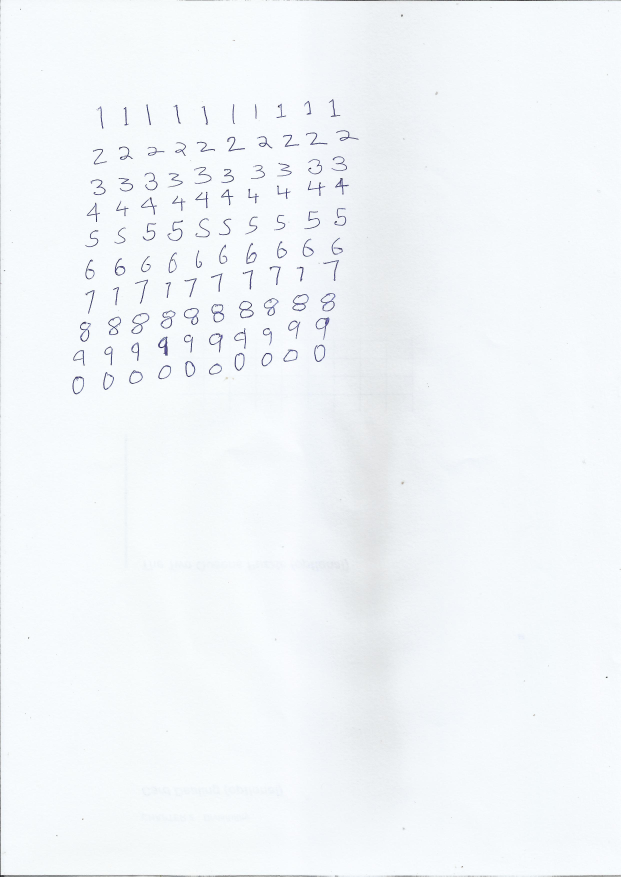
#> input picture custom_train_digits.jpg, 2481 x 3507 px (shown at 1/4 size)
$ python NEW_digit_recog.py   (older library calls are emulated)
#> lines starting #> are read from the running program, lines starting #| are printed output that depends on the picture; after the words box and inside, x2 and y2 are one past the last pixel; in counts of white or black regions, pixels touching at a corner belong together; long printed decimals are rounded
### needed.py
from PIL import Image
from numpy import asarray


def imresize(arr,size):
	img=Image.fromarray(arr)
	img=img.resize(size)
	return asarray(img)

### NEW_digit_recog.py

import numpy as np
# from scipy.misc.pilutil import imresize
from needed import imresize
from PIL import Image
import cv2  # version 3.2.0
from skimage.feature import hog
from matplotlib import pyplot as plt
from sklearn.model_selection import train_test_split
from sklearn.metrics import accuracy_score
from sklearn.utils import shuffle

DIGIT_WIDTH = 10
DIGIT_HEIGHT = 20
IMG_HEIGHT = 28
IMG_WIDTH = 28
CLASS_N = 10  # 0-9


# This method splits the input training image into small cells (of a single digit) and uses these cells as training data.
# The default training image (MNIST) is a 1000x1000 size image and each digit is of size 10x20. so we divide 1000/10 horizontally and 1000/20 vertically.
def split2d(img, cell_size, flatten=True):
    h, w = img.shape[:2]
    sx, sy = cell_size
    cells = [np.hsplit(row, w // sx) for row in np.vsplit(img, h // sy)]
    cells = np.array(cells)
    if flatten:
        cells = cells.reshape(-1, sy, sx)
    return cells


def load_digits(fn):
    print('loading "%s for training" ...' % fn)
    digits_img = cv2.imread(fn, 0)
    digits = split2d(digits_img, (DIGIT_WIDTH, DIGIT_HEIGHT))
    resized_digits = []
    for digit in digits:
        resized_digits.append(imresize(digit, (IMG_WIDTH, IMG_HEIGHT)))
    labels = np.repeat(np.arange(CLASS_N), len(digits) / CLASS_N)
    return np.array(resized_digits), labels


def pixels_to_hog_20(img_array):
    hog_featuresData = []
    for img in img_array:
        fd = hog(img,
                 orientations=10,
                 pixels_per_cell=(5, 5),
                 cells_per_block=(1, 1))
        hog_featuresData.append(fd)
    hog_features = np.array(hog_featuresData, 'float64')
    return np.float32(hog_features)


# define a custom model in a similar class wrapper with train and predict methods
class KNN_MODEL():
    def __init__(self, k=3):
        self.k = k
        self.model = cv2.ml.KNearest_create()

    def train(self, samples, responses):
        self.model.train(samples, cv2.ml.ROW_SAMPLE, responses)

    def predict(self, samples):
        retval, results, neigh_resp, dists = self.model.findNearest(samples, self.k)
        return results.ravel()


class SVM_MODEL():
    def __init__(self, num_feats, C=1, gamma=0.1):
        self.model = cv2.ml.SVM_create()
        self.model.setType(cv2.ml.SVM_C_SVC)
        self.model.setKernel(cv2.ml.SVM_RBF)  # SVM_LINEAR, SVM_RBF
        self.model.setC(C)
        self.model.setGamma(gamma)
        self.features = num_feats

    def train(self, samples, responses):
        self.model.train(samples, cv2.ml.ROW_SAMPLE, responses)

    def predict(self, samples):
        results = self.model.predict(samples.reshape(-1, self.features))
        return results[1].ravel()


def get_digits(contours, hierarchy):
    hierarchy = hierarchy[0]
    bounding_rectangles = [cv2.boundingRect(ctr) for ctr in contours]
    final_bounding_rectangles = []
    # find the most common heirarchy level - that is where our digits's bounding boxes are
    u, indices = np.unique(hierarchy[:, -1], return_inverse=True)
    most_common_heirarchy = u[np.argmax(np.bincount(indices))]

    for r, hr in zip(bounding_rectangles, hierarchy):
        x, y, w, h = r
        # this could vary depending on the image you are trying to predict
        # we are trying to extract ONLY the rectangles with images in it (this is a very simple way to do it)
        # we use heirarchy to extract only the boxes that are in the same global level - to avoid digits inside other digits
        # ex: there could be a bounding box inside every 6,9,8 because of the loops in the number's appearence - we don't want that.
        # read more about it here: https://docs.opencv.org/trunk/d9/d8b/tutorial_py_contours_hierarchy.html
        if ((w * h) > 250) and (10 <= w <= 200) and (10 <= h <= 200) and hr[3] == most_common_heirarchy:
            final_bounding_rectangles.append(r)

    return final_bounding_rectangles


def proc_user_img(img_file, model):
    print('loading "%s for digit recognition" ...' % img_file)
    im = cv2.imread(img_file)
    blank_image = np.zeros((im.shape[0], im.shape[1], 3), np.uint8)
    blank_image.fill(255)

    imgray = cv2.cvtColor(im, cv2.COLOR_BGR2GRAY)
    plt.imshow(imgray)
    kernel = np.ones((5, 5), np.uint8)

    ret, thresh = cv2.threshold(imgray, 127, 255, 0)
    thresh = cv2.erode(thresh, kernel, iterations=1)
    thresh = cv2.dilate(thresh, kernel, iterations=1)
    thresh = cv2.erode(thresh, kernel, iterations=1)

    contours, hierarchy = cv2.findContours(thresh, cv2.RETR_TREE, cv2.CHAIN_APPROX_SIMPLE)

    digits_rectangles = get_digits(contours, hierarchy)  # rectangles of bounding the digits in user image

    for rect in digits_rectangles:
        x, y, w, h = rect
        cv2.rectangle(im, (x, y), (x + w, y + h), (0, 255, 0), 2)
        im_digit = imgray[y:y + h, x:x + w]
        im_digit = (255 - im_digit)
        im_digit = imresize(im_digit, (IMG_WIDTH, IMG_HEIGHT))

        hog_img_data = pixels_to_hog_20([im_digit])
        pred = model.predict(hog_img_data)
        cv2.putText(im, str(int(pred[0])), (x, y), cv2.FONT_HERSHEY_SIMPLEX, 2, (255, 0, 0), 3)
        cv2.putText(blank_image, str(int(pred[0])), (x, y), cv2.FONT_HERSHEY_SIMPLEX, 3, (255, 0, 0), 5)

    plt.imshow(im)
    cv2.imwrite("original_overlay.png", im)
    cv2.imwrite("final_digits.png", blank_image)
    # cv2.destroyAllWindows()


def get_contour_precedence(contour, cols):
    return contour[1] * cols + contour[0]  # row-wise ordering


# this function processes a custom training image
# see example : custom_train.digits.jpg
# if you want to use your own, it should be in a similar format
def load_digits_custom(img_file):
#> called with img_file = 'custom_train_digits.jpg'
    train_data = []
    train_target = []
    start_class = 1
    im = cv2.imread(img_file)
#> im is the input picture: shape (3507, 2481, 3); mean B, G, R 249.2, 246.2, 242.3
    imgray = cv2.cvtColor(im, cv2.COLOR_BGR2GRAY)
    plt.imshow(imgray)
    kernel = np.ones((5, 5), np.uint8)

    ret, thresh = cv2.threshold(imgray, 127, 255, 0)
#> thresh: shape (3507, 2481); 99.4% white; 577 black regions (433 under 20 px), largest, box (x1, y1, x2, y2) and area: (1242, 0, 2481, 4) 2789, (0, 2657, 297, 3507) 1799, (633, 1347, 670, 1423) 1005
    thresh = cv2.erode(thresh, kernel, iterations=1)
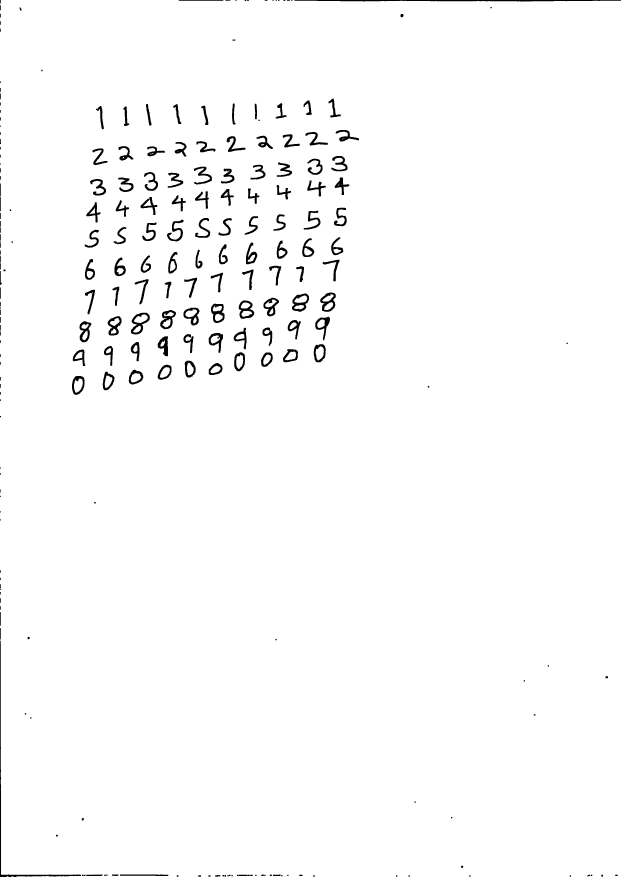
#> thresh: shape (3507, 2481) (shown at 1/4 size); 98.3% white; 242 black regions (18 under 20 px), largest, box (x1, y1, x2, y2) and area: (1178, 0, 2481, 6) 5683, (0, 2572, 324, 3507) 5172, (524, 1251, 599, 1338) 2335
    thresh = cv2.dilate(thresh, kernel, iterations=1)
#> thresh: shape (3507, 2481); 99.3% white; 257 black regions (134 under 20 px)
    thresh = cv2.erode(thresh, kernel, iterations=1)

    contours, hierarchy = cv2.findContours(thresh, cv2.RETR_TREE, cv2.CHAIN_APPROX_SIMPLE)
#> contours = 226 contours, 12 with area under 20; largest, box (x1, y1, x2, y2) and area: (0, 0, 2481, 3507) 8679563, (523, 1250, 600, 1339) 4200, (1167, 1173, 1237, 1248) 3766, (1280, 1169, 1344, 1248) 3652, (954, 1201, 1018, 1276) 3553
    digits_rectangles = get_digits(contours, hierarchy)  # rectangles of bounding the digits in user image
#> in get_digits, `bounding_rectangles = [cv2.boundingRect(ctr) for ctr in contours]`: bounding_rectangles = 226 items, first 6: (45, 3505, 9, 2), (26, 3504, 10, 3), (0, 0, 2481, 3507), (2278, 3500, 7, 7), (1876, 3500, 7, 7), (1633, 3500, 7, 7)
#> in get_digits, `u, indices = np.unique(hierarchy[:, -1], return_inverse=True)`: u = 46 values from -1 to 207; indices = 226 values, max 45 at index 208, min 0 at index 0, mean 7.3
#> in get_digits, `most_common_heirarchy = u[np.argmax(np.bincount(indices))]`: most_common_heirarchy = 2
#> the loop in get_digits, `for r, hr in zip(bounding_rectangles, hierarchy):` made 226 passes
#> (hr, x, y, w, h) on passes 1 to 3: ([1, -1, -1, -1], 45, 3505, 9, 2), ([2, 0, -1, -1], 26, 3504, 10, 3), ([-1, 1, 3, -1], 0, 0, 2481, 3507)
#> after the loop in get_digits, `for r, hr in zip(bounding_rectangles, hierarchy):`: final_bounding_rectangles = 100 items, first 6: (287, 1503, 52, 77), (410, 1486, 49, 76), (514, 1478, 60, 61), (630, 1458, 57, 62), (834, 1451, 57, 50), (738, 1442, 46, 69)
#> digits_rectangles has the same summary as final_bounding_rectangles in get_digits

    # sort rectangles accoring to x,y pos so that we can label them
    digits_rectangles.sort(key=lambda x: get_contour_precedence(x, im.shape[1]))

    for index, rect in enumerate(digits_rectangles):
        x, y, w, h = rect
        cv2.rectangle(im, (x, y), (x + w, y + h), (0, 255, 0), 2)
        im_digit = imgray[y:y + h, x:x + w]
        im_digit = (255 - im_digit)

        im_digit = imresize(im_digit, (IMG_WIDTH, IMG_HEIGHT))
        train_data.append(im_digit)
        train_target.append(start_class % 10)

        if index > 0 and (index + 1) % 10 == 0:
            start_class += 1
#> this loop made 100 passes
#> (x, y, w, h) on passes 1 to 12: (1313, 394, 51, 77), (1213, 401, 35, 60), (1102, 412, 45, 63), (927, 413, 16, 86), (1018, 414, 11, 64), (583, 415, 24, 88), (692, 416, 34, 81), (804, 422, 30, 79), (383, 423, 33, 95), (493, 425, 25, 80), (1342, 519, 95, 48), (1221, 527, 91, 56)
#> after the loop, start_class = 11; train_data = 100 items; train_target = 100 values, max 9 at index 80, min 0 at index 90, mean 4.5
    cv2.imwrite("training_box_overlay.png", im)

    return np.array(train_data), np.array(train_target)


# ------------------data preparation--------------------------------------------

TRAIN_MNIST_IMG = 'digits.png'
TRAIN_USER_IMG = 'custom_train_digits.jpg'
TEST_USER_IMG = 'test_image.png'

# digits, labels = load_digits(TRAIN_MNIST_IMG) #original MNIST data (not good detection)
digits, labels = load_digits_custom(
    TRAIN_USER_IMG)  # my handwritten dataset (better than MNIST on my handwritten digits)
#> labels has the same summary as train_target in load_digits_custom

print('train data shape', digits.shape)
#| train data shape (100, 28, 28)
print('test data shape', labels.shape)
#| test data shape (100,)

digits, labels = shuffle(digits, labels, random_state=256)
#> labels = 100 values, max 9 at index 0, min 0 at index 32, mean 4.5
train_digits_data = pixels_to_hog_20(digits)
#> the loop in pixels_to_hog_20, `for img in img_array:` made 100 passes
#> after the loop in pixels_to_hog_20, `for img in img_array:`: hog_featuresData = 100 items
X_train, X_test, y_train, y_test = train_test_split(train_digits_data, labels, test_size=0.33, random_state=42)
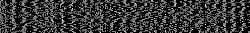
#> X_test: shape (33, 250) float32; min 0, max 1, mean 0.216
#> y_train = 67 values, max 9 at index 2, min 0 at index 3, mean 4.34; y_test = 33 values, max 9 at index 2, min 0 at index 13, mean 4.82

# ------------------training and testing----------------------------------------

model = KNN_MODEL(k=3)
model.train(X_train, y_train)
preds = model.predict(X_test)
#> in predict, `retval, results, neigh_resp, dists = self.model.findNearest(samples, s..`: retval = 3; results = 33 values, max 9 at index 1, min 0 at index 9, mean 4.27; neigh_resp = 33 rows, first 8: [8, 3, 4], [9, 8, 9], [9, 8, 8], [6, 6, 6], [5, 5, 5], [5, 5, 5], [8, 4, 2], [1, 1, 1]; dists = 33 rows, first 8: [9.95, 12.07, 13.38], [11.19, 15.19, 15.69], [12.46, 12.7, 13.67], [10.1, 11.07, 12.84], [12.61, 12.66, 14.87], [12.14, 16.48, 16.67], [17.34, 19.38, 20.23], [11.09, 14.92, 15.45]
#> preds has the same summary as results in predict
print('Accuracy: ', accuracy_score(y_test, preds))
#| Accuracy:  0.8485

model = KNN_MODEL(k=4)
model.train(train_digits_data, labels)
proc_user_img(TEST_USER_IMG, model)
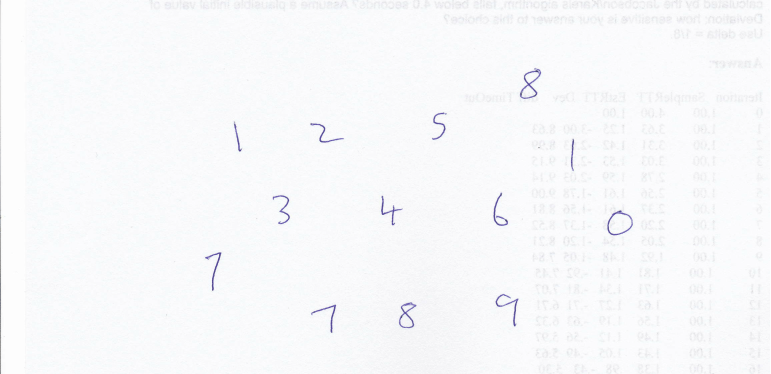
#> input picture test_image.png, 1542 x 748 px (shown at 1/2 size)
#> in proc_user_img, im is the input picture: shape (748, 1542, 3); mean B, G, R 250.5, 248.8, 248.1
#> in proc_user_img, `blank_image.fill(255)`: blank_image: shape (748, 1542, 3); every value is 255
#> in proc_user_img, `ret, thresh = cv2.threshold(imgray, 127, 255, 0)`: thresh: shape (748, 1542); 99.7% white; black in thin lines or dots, all inside (x1, y1, x2, y2) = (0, 137, 1265, 748)
#> in proc_user_img, `thresh = cv2.erode(thresh, kernel, iterations=1)`: thresh: shape (748, 1542); 99% white; 17 black regions (1 under 20 px), largest, box (x1, y1, x2, y2) and area: (1039, 135, 1084, 199) 1226, (797, 603, 834, 658) 1018, (1213, 419, 1267, 472) 973
#> in proc_user_img, `contours, hierarchy = cv2.findContours(thresh, cv2.RETR_TREE, cv2.CHAI..`: contours = 20 contours; largest, box (x1, y1, x2, y2) and area: (0, 0, 1542, 748) 1150160, (1038, 134, 1085, 200) 1845, (796, 602, 835, 659) 1470, (1212, 418, 1268, 473) 1109, (989, 586, 1039, 655) 1085
#> the loop in get_digits (call 2), `for r, hr in zip(bounding_rectangles, hierarchy):` made 20 passes
#> (r, hr) on passes 4 to 15: ((802, 631, 21, 21), [4, -1, -1, 2]), ((806, 612, 18, 9), [-1, 3, -1, 2]), ((989, 586, 50, 69), [6, 2, -1, 0]), ((408, 502, 37, 82), [7, 5, -1, 0]), ((1212, 418, 56, 55), [8, 6, -1, 0]), ((760, 389, 44, 64), [9, 7, -1, 0]), ((543, 388, 39, 63), [10, 8, -1, 0]), ((984, 383, 34, 71), [12, 9, 11, 0]), ((993, 437, 18, 10), [-1, -1, -1, 10]), ((1074, 292, 7, 7), [13, 10, -1, 0]), ((1139, 275, 12, 65), [14, 12, -1, 0]), ((618, 244, 72, 44), [15, 13, -1, 0])
#> (hr, x, y, w, h) on passes 1 to 3: ([-1, -1, 1, -1], 0, 0, 1542, 748), ([2, -1, -1, 0], 622, 607, 53, 61), ([5, 1, 3, 0], 796, 602, 39, 57)
#> the loop in proc_user_img, `for rect in digits_rectangles:` made 13 passes
#> rect on passes 1 to 12: (622, 607, 53, 61), (796, 602, 39, 57), (989, 586, 50, 69), (408, 502, 37, 82), (1212, 418, 56, 55), (760, 389, 44, 64), (543, 388, 39, 63), (984, 383, 34, 71), (1139, 275, 12, 65), (618, 244, 72, 44), (466, 242, 19, 64), (862, 222, 34, 60)
#> after the loop in proc_user_img, `for rect in digits_rectangles:`:
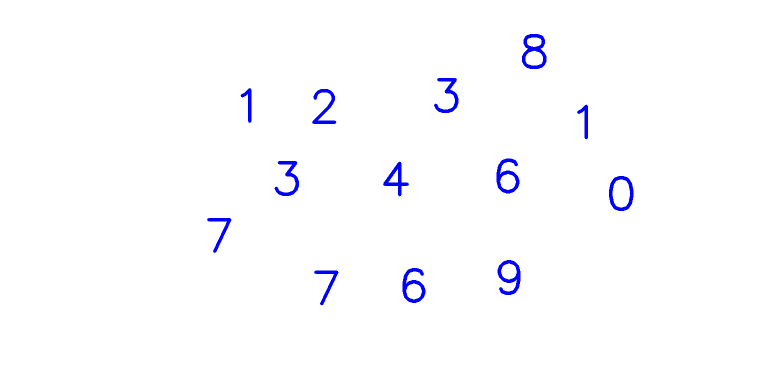
#> blank_image: shape (748, 1542, 3) (shown at 1/2 size); mean of channels 0, 1, 2 255, 252, 252; drawn as B, G, R
#> after the loop in proc_user_img, `for rect in digits_rectangles:`:
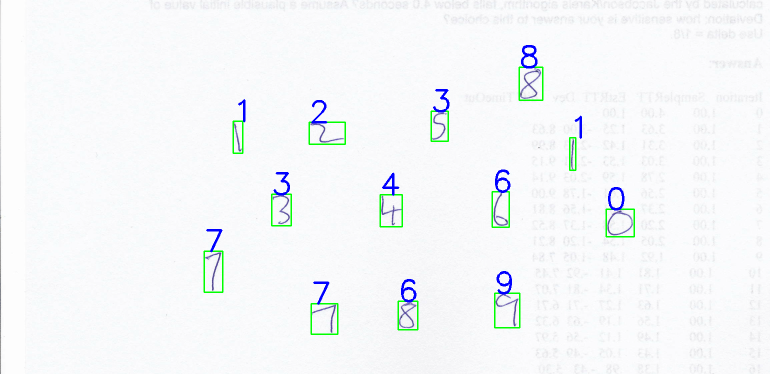
#> im: shape (748, 1542, 3) (shown at 1/2 size); 1.21% of pixels changed, all inside (x1, y1, x2, y2) = (407, 90, 1270, 670)
#> after the loop in proc_user_img, `for rect in digits_rectangles:`:
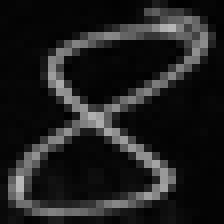
#> im_digit: shape (28, 28) (shown 8 times larger); min 1, max 184, mean 31

model = SVM_MODEL(num_feats=train_digits_data.shape[1])
model.train(X_train, y_train)
preds = model.predict(X_test)
print('Accuracy: ', accuracy_score(y_test, preds))
#| Accuracy:  0.7576

model = SVM_MODEL(num_feats=train_digits_data.shape[1])
model.train(train_digits_data, labels)
proc_user_img(TEST_USER_IMG, model)
#> the loop in proc_user_img (call 2), `for rect in digits_rectangles:` made 13 passes
#> pass 3, in proc_user_img (call 2), `im_digit = (255 - im_digit)`:
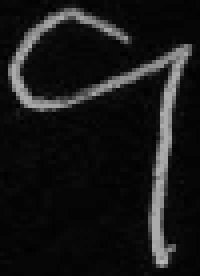
#> im_digit: shape (69, 50) (shown 4 times larger); min 0, max 186, mean 23.6

# ------------------------------------------------------------------------------
#> figure, not shown here; B, G, R data is drawn as R, G, B
